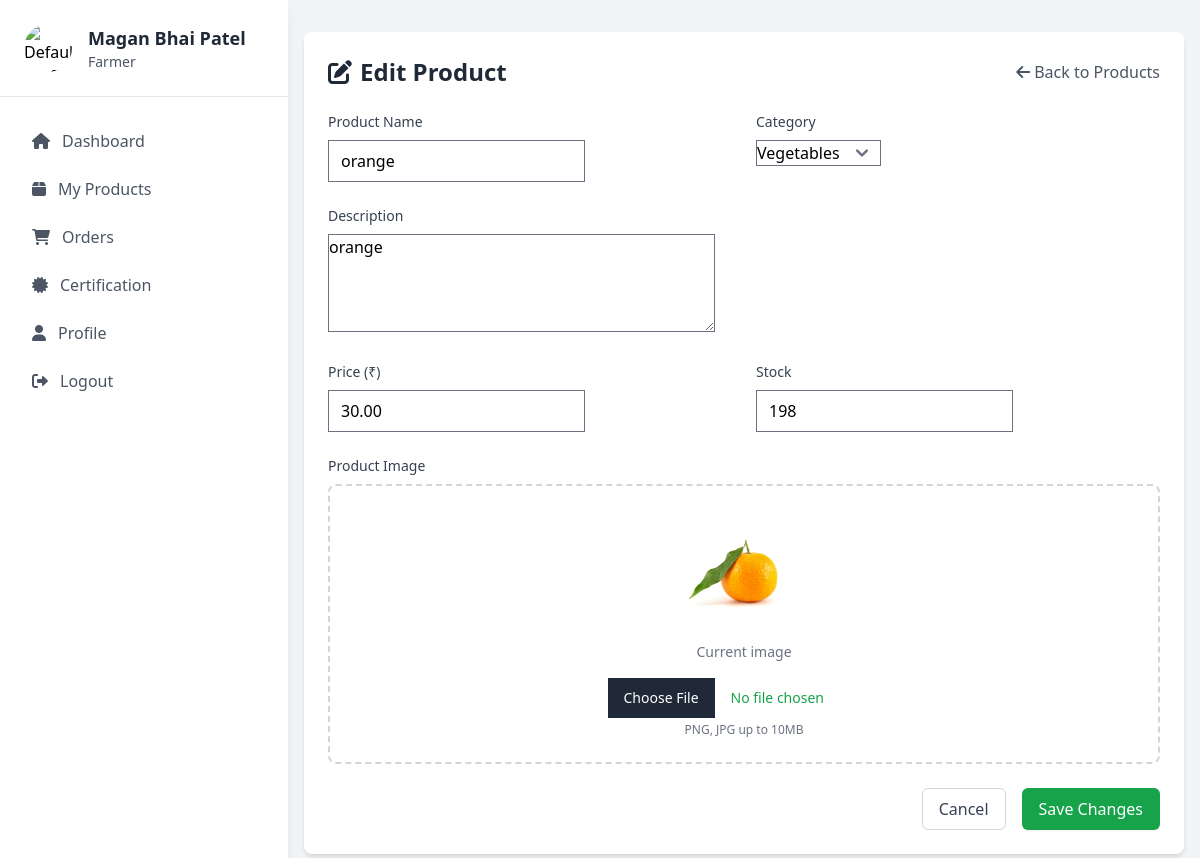
The page /products/edit/2/ (signed in) on the database as committed earlier.
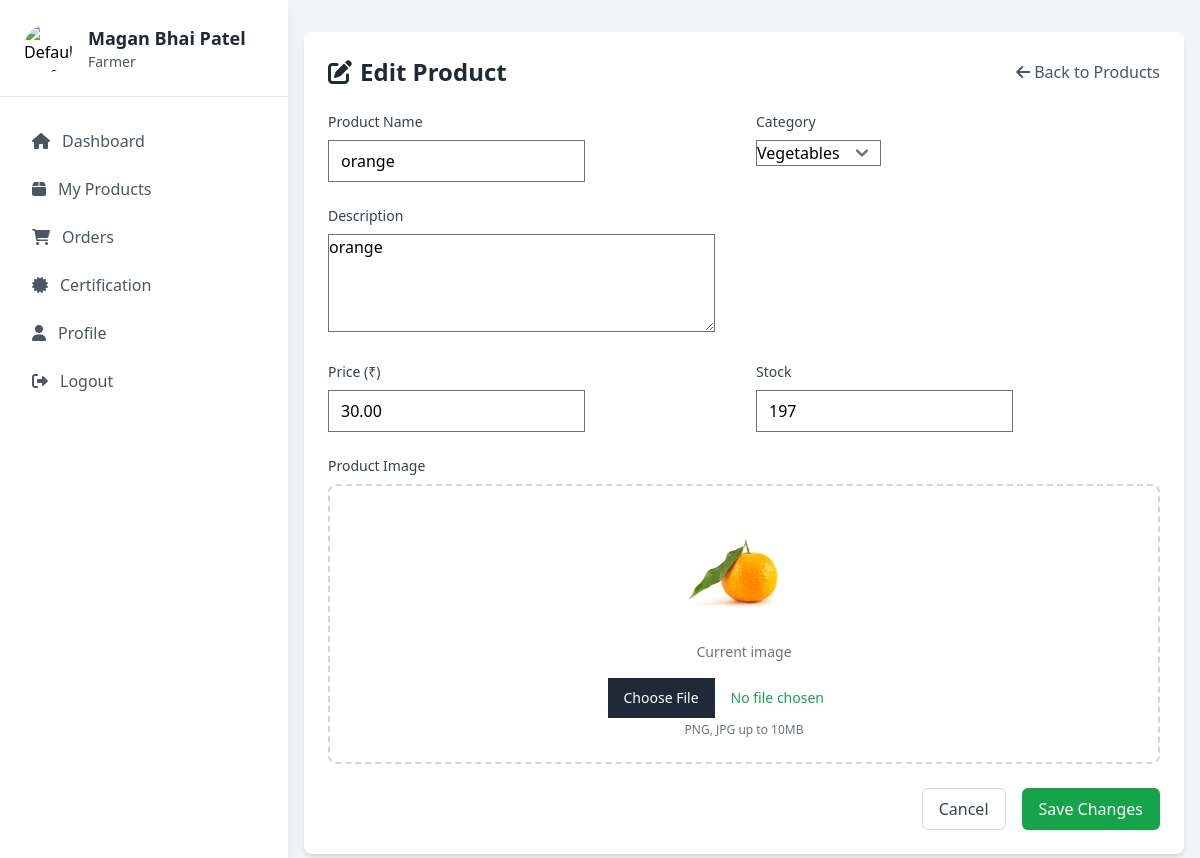
The same page on the database as committed later.
### api/models.py (models this page shows, shortened)
class Product(models.Model):
    product_id = models.AutoField(primary_key=True)
    farmer = models.ForeignKey(FarmerProfile, on_delete=models.CASCADE)
    category = models.ForeignKey(Category, on_delete=models.CASCADE)
    product_name = models.CharField(max_length=100)
    description = models.TextField()
    price = models.DecimalField(max_digits=10, decimal_places=2)
    stock = models.PositiveIntegerField()
    image = models.ImageField(upload_to='products/')
    qr_code = models.ImageField(upload_to='qr_codes/', blank=True, null=True)
    created_at = models.DateTimeField(auto_now_add=True)

### api/views.py (the view)
# urls.py: path('products/edit/<int:product_id>/', views.edit_product, name='edit_product'),
@login_required
def edit_product(request, product_id):
    if request.user.role != 'Farmer':
        messages.error(request, 'Only farmers can edit products.')
        return redirect('product_list')
    try:
        farmer_profile = FarmerProfile.objects.get(user=request.user)
        product = get_object_or_404(Product, product_id=product_id, farmer=farmer_profile)
    except FarmerProfile.DoesNotExist:
        messages.error(request, 'Product not found or you do not have permission to edit it.')
        return redirect('product_list')
    if request.method == "POST":
        form = ProductForm(request.POST, request.FILES, instance=product)
        if form.is_valid():
            try:
                product = form.save(commit=False)
                product.farmer = farmer_profile
                if 'image' in request.FILES:
                    product.image = request.FILES['image']
                product.save()
                messages.success(request, 'Product updated successfully!')
                return redirect('product_list')
            except Exception as e:
                messages.error(request, f'Error updating product: {str(e)}')
        else:
            messages.error(request, 'Please correct the errors below.')
    else:
        form = ProductForm(instance=product)
    context = {
        'form': form,
        'product': product,
        'farmer': farmer_profile,
        'categories': Category.objects.all(),
    }
    return render(request, 'edit_product.html', context)

### api/forms.py (shortened to what this page needs)
class ProductForm(forms.ModelForm):
    class Meta:
        model = Product
        fields = ['product_name', 'category', 'description', 'price', 'stock', 'image']
        widgets = {
            'product_name': forms.TextInput(attrs={'class': 'form-control'}),
            'category': forms.Select(attrs={'class': 'form-select'}),
            'description': forms.Textarea(attrs={'class': 'form-control', 'rows': 4}),
            'price': forms.NumberInput(attrs={'class': 'form-control', 'min': '0', 'step': '0.01'}),
            'stock': forms.NumberInput(attrs={'class': 'form-control', 'min': '0'}),
            'image': forms.FileInput(attrs={'class': 'form-control'}),
        }

### api/models.py (called while the page is built)
    def __str__(self):
        return self.category_name

### templates/edit_product.html (shortened to what this page needs)
{% extends 'farmer/farmer_base.html' %}
{% load static %}
{% block content %}
<div class="container mx-auto px-4 py-8">
    <div class="bg-white rounded-lg shadow-md p-6">
        <div class="flex items-center justify-between mb-6">
            <h1 class="text-2xl font-bold text-gray-800">
                <i class="fas fa-edit mr-2"></i>Edit Product
            </h1>
            <a href="{% url 'product_list' %}" class="text-gray-600 hover:text-gray-800">
                <i class="fas fa-arrow-left mr-1"></i>Back to Products
            </a>
        </div>
        <form method="post" enctype="multipart/form-data" class="space-y-6">
            <div class="grid grid-cols-1 md:grid-cols-2 gap-6">
                <div>
                    <label for="{{ form.product_name.id_for_label }}" class="block text-sm font-medium text-gray-700 mb-2">
                        Product Name
                    </label>
                    {{ form.product_name }}
                </div>
                <div>
                    <label for="{{ form.category.id_for_label }}" class="block text-sm font-medium text-gray-700 mb-2">
                        Category
                    </label>
                    {{ form.category }}
                </div>
            </div>
            <div>
                <label for="{{ form.description.id_for_label }}" class="block text-sm font-medium text-gray-700 mb-2">
                    Description
                </label>
                {{ form.description }}
            </div>
            <div class="grid grid-cols-1 md:grid-cols-2 gap-6">
                <div>
                    <label for="{{ form.price.id_for_label }}" class="block text-sm font-medium text-gray-700 mb-2">
                        Price (₹)
                    </label>
                    {{ form.price }}
                </div>
                <div>
                    <label for="{{ form.stock.id_for_label }}" class="block text-sm font-medium text-gray-700 mb-2">
                        Stock
                    </label>
                    {{ form.stock }}
                </div>
            </div>
            <div>
                <label for="{{ form.image.id_for_label }}" class="block text-sm font-medium text-gray-700 mb-2">
                    Product Image
                </label>
                <div class="mt-1 flex justify-center px-6 pt-5 pb-6 border-2 border-gray-300 border-dashed rounded-lg">
                    <div class="space-y-1 text-center">
                        {% if product.image %}
                        <div class="mb-4">
                            <img src="{{ product.image.url }}" alt="Current Image" class="mx-auto h-32 w-32 object-cover rounded-lg">
                            <p class="mt-2 text-sm text-gray-500">Current image</p>
                        </div>
                        {% endif %}
                        <div class="flex text-sm text-gray-600">
                            <label for="{{ form.image.id_for_label }}" class="relative cursor-pointer bg-white rounded-md font-medium text-green-600 hover:text-green-500 focus-within:outline-none focus-within:ring-2 focus-within:ring-offset-2 focus-within:ring-green-500">
                                {{ form.image }}
                            </label>
                        </div>
                        <p class="text-xs text-gray-500">PNG, JPG up to 10MB</p>
                    </div>
                </div>
            </div>
            <div class="flex justify-end space-x-4">
                <a href="{% url 'product_list' %}" class="px-4 py-2 border border-gray-300 rounded-md text-gray-700 bg-white hover:bg-gray-50">
                    Cancel
                </a>
                <button type="submit" class="px-4 py-2 border border-transparent rounded-md shadow-sm text-white bg-green-600 hover:bg-green-700 focus:outline-none focus:ring-2 focus:ring-offset-2 focus:ring-green-500">
                    Save Changes
                </button>
            </div>
        </form>
    </div>
</div>
{% endblock %}

Rows that differ between the two databases and show on the page:
changed Product "orange": stock "198" → "197"
